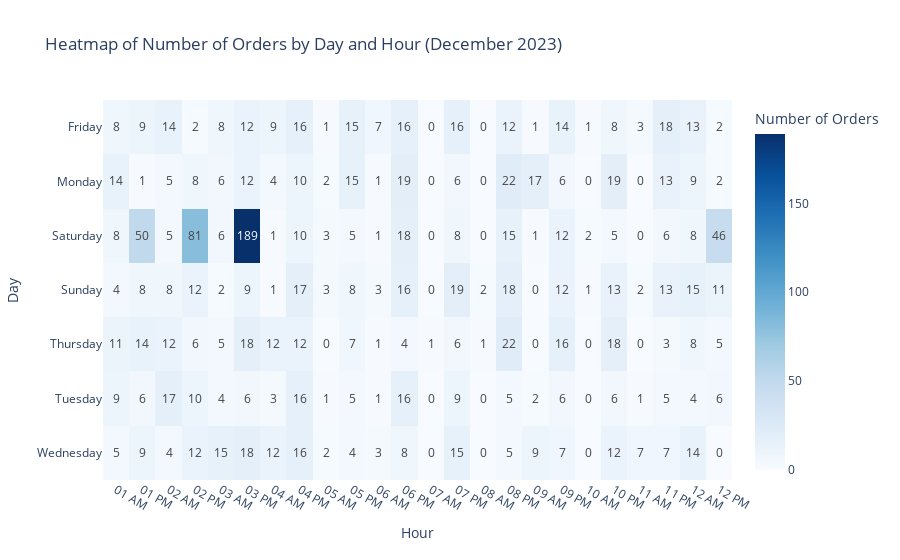

The notebook cell saved with this chart:
### Code cell
order_total['Created at'] = pd.to_datetime(order_total['Created at'], errors='coerce')

order_total = order_total[
    (order_total['Created at'].dt.year == 2023) &
    (order_total['Created at'].dt.month == 12)
]

order_total['Day'] = order_total['Created at'].dt.day_name()
order_total['Hour'] = order_total['Created at'].dt.strftime('%I %p')  # 12-hour format (AM/PM)

orders_by_day_hour = order_total.groupby(['Day', 'Hour']).size().reset_index(name='Order Count')

pivot_table = orders_by_day_hour.pivot(index='Day', columns='Hour', values='Order Count').fillna(0)

pivot_table = pivot_table.astype(int)

fig = px.imshow(
    pivot_table,
    text_auto=True,  
    aspect="auto", 
    color_continuous_scale='Blues',
    title='Heatmap of Number of Orders by Day and Hour (December 2023)',
    labels=dict(color="Number of Orders")
)

fig.update_layout(
    xaxis_title="Hour",
    yaxis_title="Day",
    font=dict(size=12)
)

fig.show()

### Figure 1 — Plotly figure (JSON) as saved in the notebook; plotly's stock layout.template omitted (floating-point values rounded to 4 significant figures; data arrays with more than 128 entries replaced by an {"elided": "..."} marker saying what was removed)
{"data": [{"coloraxis": "coloraxis", "hovertemplate": "Hour: %{x}<br>Day: %{y}<br>Number of Orders: %{z}<extra></extra>", "name": "0", "texttemplate": "%{z}", "type": "heatmap", "x": ["01 AM", "01 PM", "02 AM", "02 PM", "03 AM", "03 PM", "04 AM", "04 PM", "05 AM", "05 PM", "06 AM", "06 PM", "07 AM", "07 PM", "08 AM", "08 PM", "09 AM", "09 PM", "10 AM", "10 PM", "11 AM", "11 PM", "12 AM", "12 PM"], "xaxis": "x", "y": ["Friday", "Monday", "Saturday", "Sunday", "Thursday", "Tuesday", "Wednesday"], "yaxis": "y", "z": {"elided": "7x24 int values"}}], "layout": {"coloraxis": {"colorbar": {"title": {"text": "Number of Orders"}}, "colorscale": [[0, "rgb(247,251,255)"], [0.125, "rgb(222,235,247)"], [0.25, "rgb(198,219,239)"], [0.375, "rgb(158,202,225)"], [0.5, "rgb(107,174,214)"], [0.625, "rgb(66,146,198)"], [0.75, "rgb(33,113,181)"], [0.875, "rgb(8,81,156)"], [1, "rgb(8,48,107)"]]}, "font": {"size": 12}, "title": {"text": "Heatmap of Number of Orders by Day and Hour (December 2023)"}, "xaxis": {"anchor": "y", "domain": [0, 1], "title": {"text": "Hour"}}, "yaxis": {"anchor": "x", "autorange": "reversed", "domain": [0, 1], "title": {"text": "Day"}}}}
